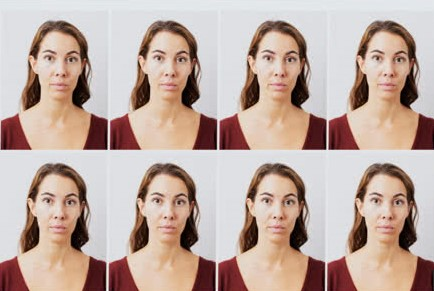
#> input picture facial recignaition/Photos/Photo2.jpg, 434 x 291 px, found by its file name
$ python FR.py
#> lines starting #> are read from the running program, lines starting #| are printed output that depends on the picture
import numpy as np
import sys
import cv2

#def faceDetection(test_img):
faceCascade=cv2.CascadeClassifier('haarcascade_frontalface_default.xml')

img = cv2.imread('E:\Collage\2019-2020\Semestor 2\Final Year Project\facial recignaition\tt\Photo2.jpg', 1)
#> img is the input picture: shape (291, 434, 3); mean B, G, R 160.2, 169.2, 190.5
resize_img = cv2.resize(img, (1100, 720))
cv2.imshow('Photo3', resize_img)

gray = cv2.cvtColor(resize_img, cv2.COLOR_BGR2GRAY)
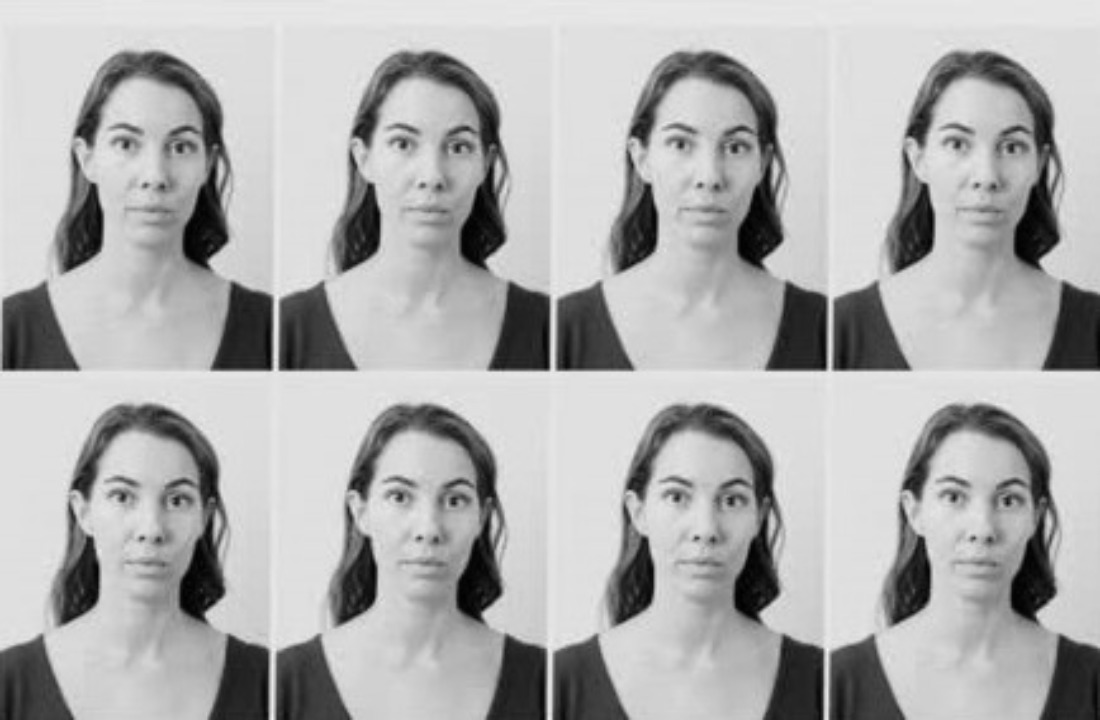
#> gray: shape (720, 1100); min 0, max 249, mean 174.4

faces = faceCascade.detectMultiScale(
        gray,scaleFactor=1.35,minNeighbors=5,minSize=(30,30))
#> faces = [[357, 85, 148, 148], [634, 84, 151, 151], [911, 86, 149, 149], [78, 84, 152, 152], [75, 438, 150, 150], [351, 436, 152, 152], [630, 437, 152, 152], [907, 438, 150, 150]]
#return faces, gray_img

for(x,y,w,h) in faces:
    windowName=None
    cv2.rectangle(resize_img,(x,y),(x+w,y+h),(255,0,0),2)
    cv2.imshow("Face Detected Photo",resize_img)
    cv2.waitKey(0)
#> this loop made 8 passes
#> pass 1, `cv2.imshow("Face Detected Photo",resize_img)`:
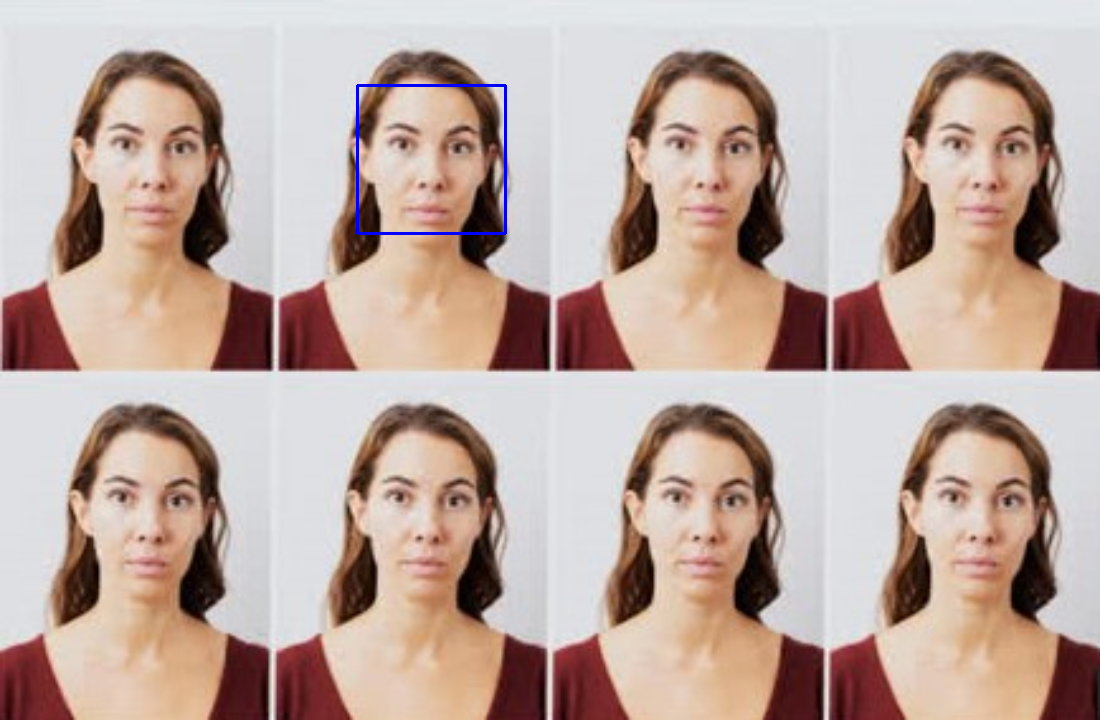
#> window 'Face Detected Photo': shape (720, 1100, 3); mean B, G, R 160.4, 168.8, 190
#> pass 2, `cv2.imshow("Face Detected Photo",resize_img)`:
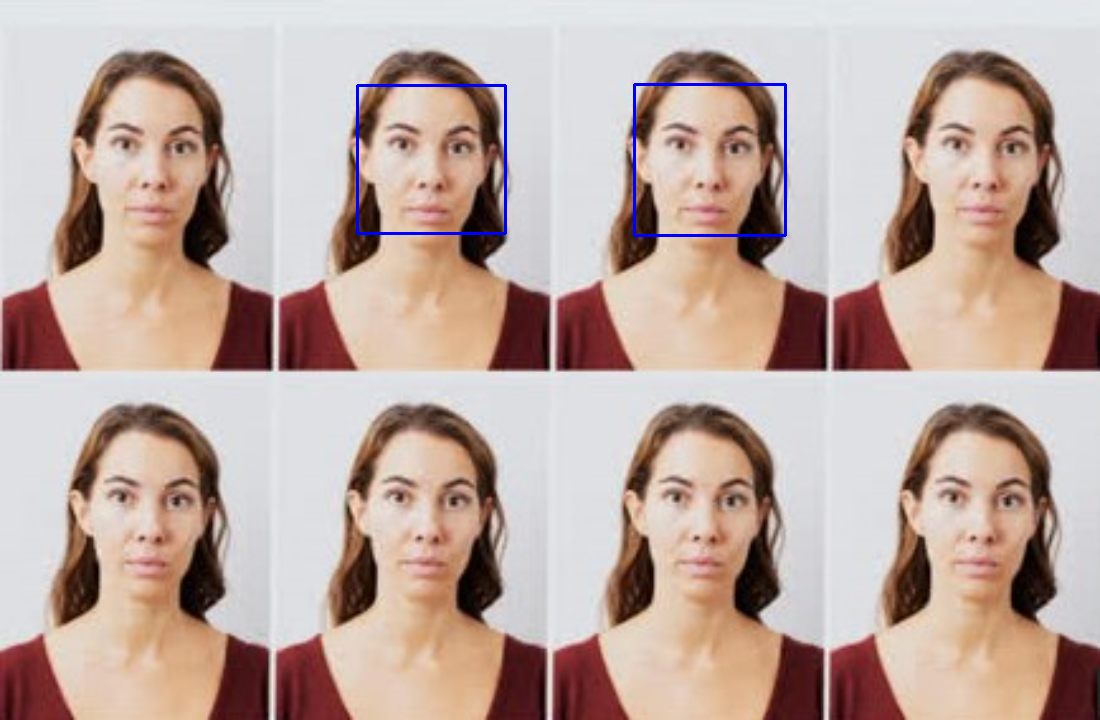
#> window 'Face Detected Photo': shape (720, 1100, 3); mean B, G, R 160.7, 168.4, 189.6
#> after the loop:
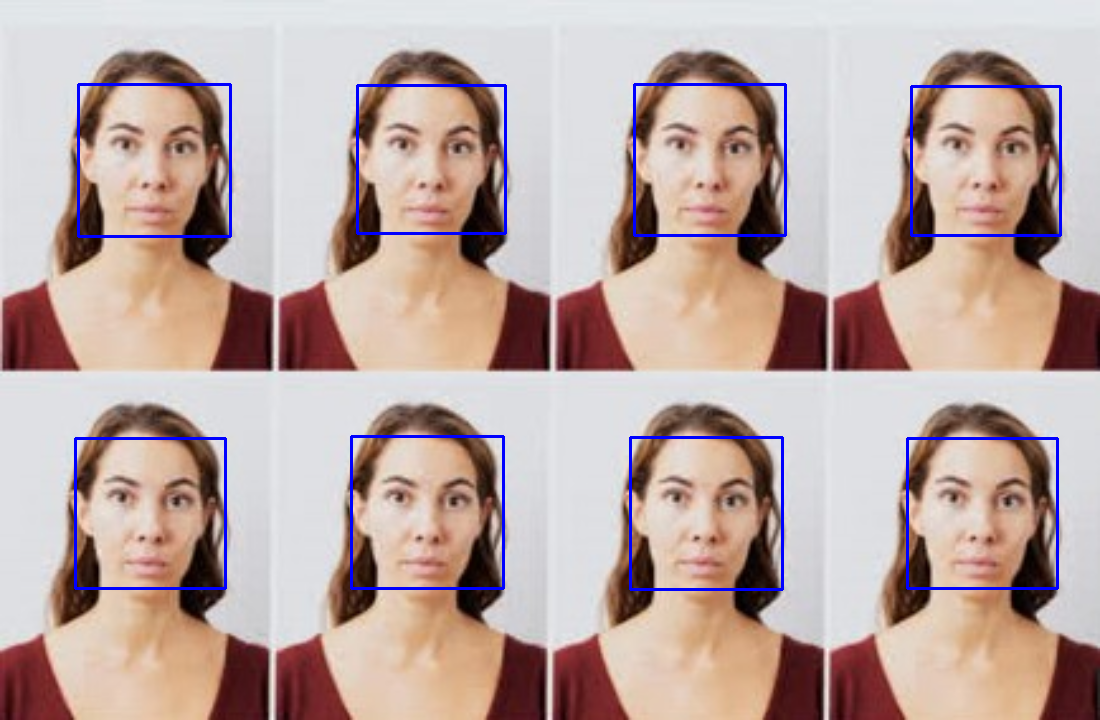
#> resize_img: shape (720, 1100, 3); mean B, G, R 162.4, 166.5, 187.4
   #return faces,gray_img

cv2.destroyAllWindows()

$ run again, with facial recignaition/Photos/Photo1.jpg copied over facial recignaition/Photos/Photo2.jpg
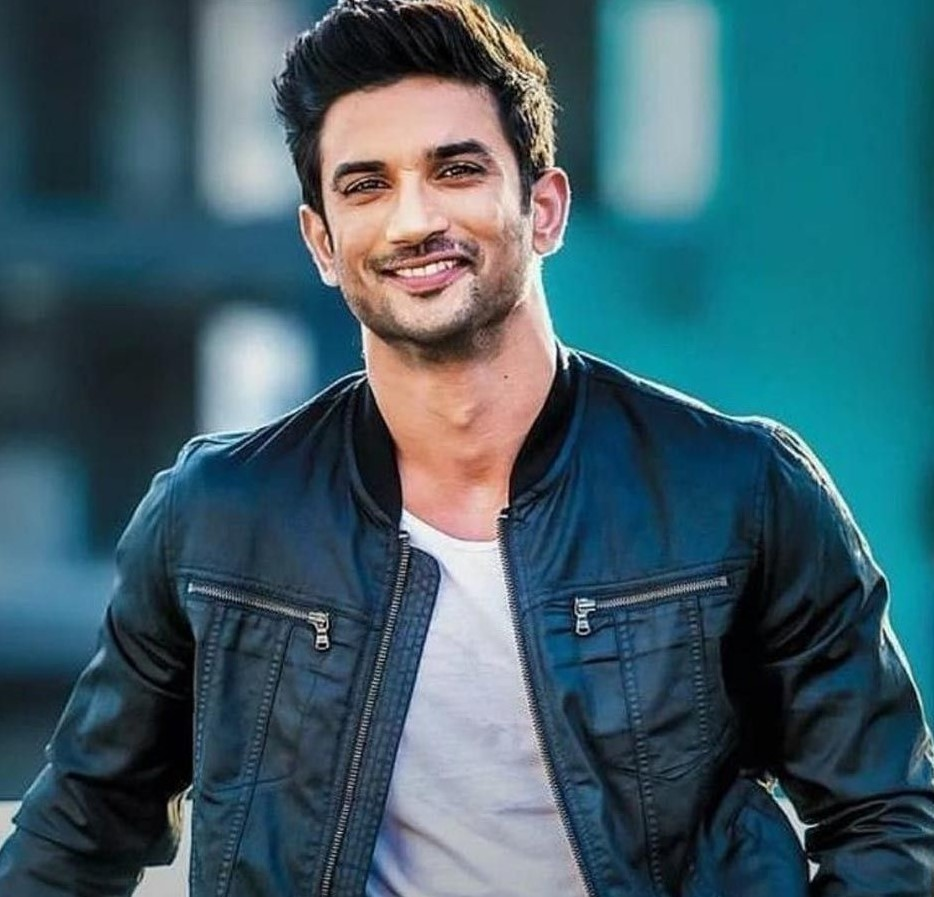
#> input picture facial recignaition/Photos/Photo1.jpg, 934 x 897 px, found by its file name
#> img is the input picture: shape (897, 934, 3); mean B, G, R 104.8, 93.6, 62
#> `gray = cv2.cvtColor(resize_img, cv2.COLOR_BGR2GRAY)`:
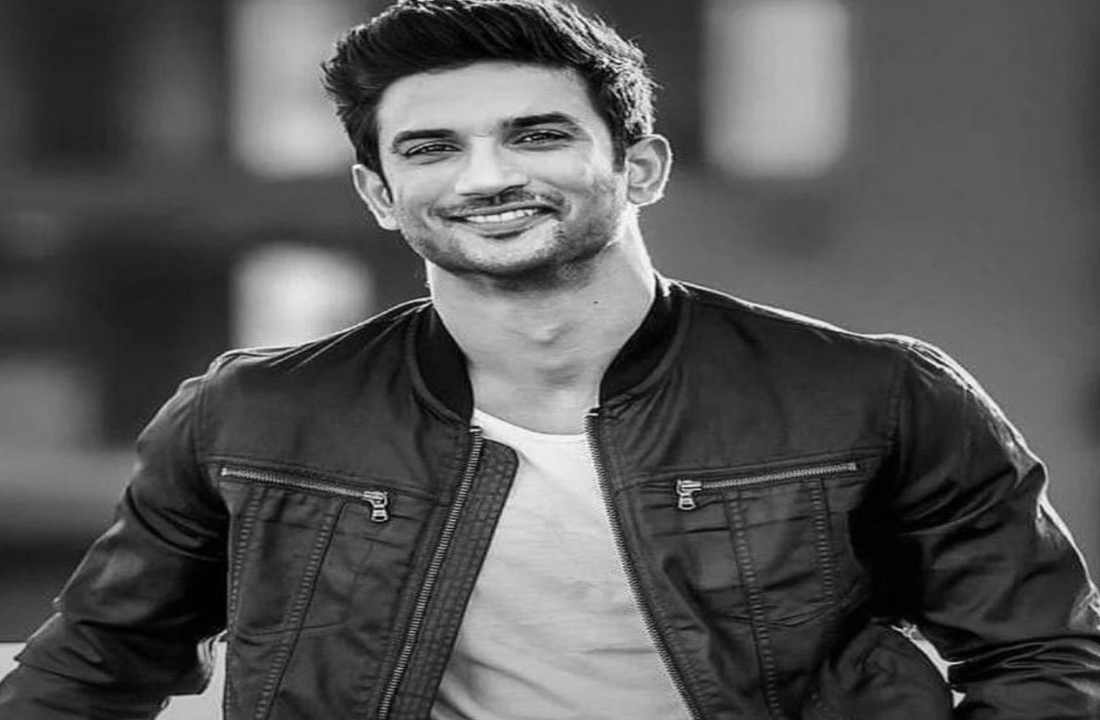
#> gray: shape (720, 1100); min 0, max 252, mean 85.4
#> faces = [[410, 60, 208, 208]]
#> the loop `for(x,y,w,h) in faces:` made 1 pass
#> pass 1, `cv2.imshow("Face Detected Photo",resize_img)`:
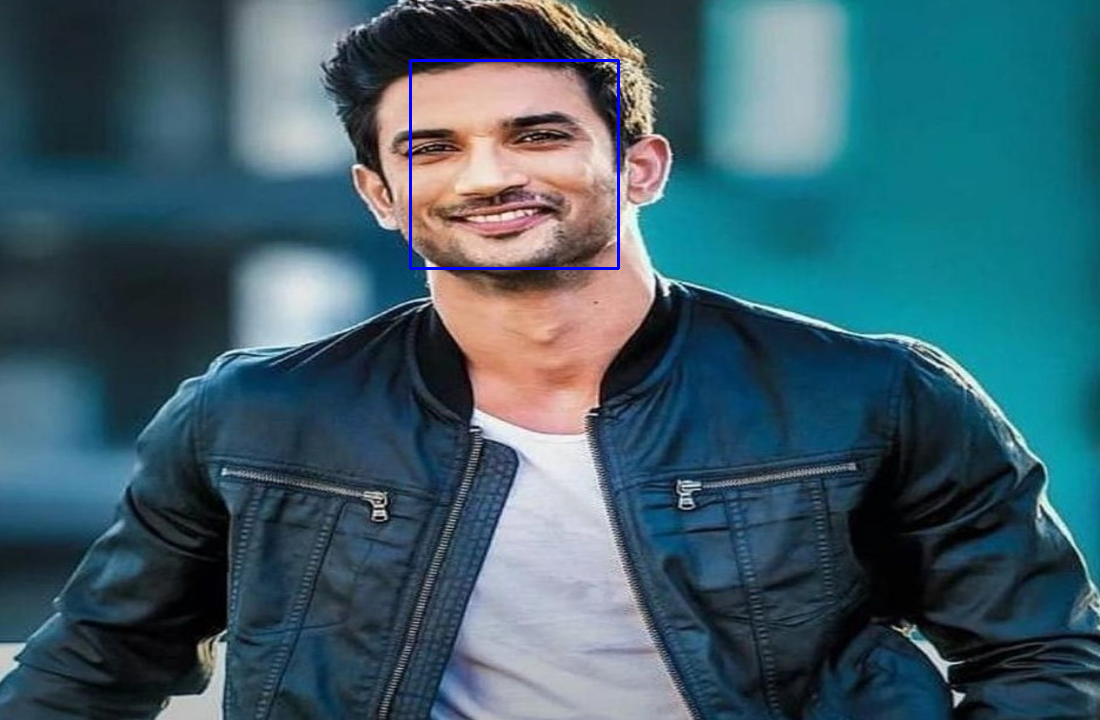
#> window 'Face Detected Photo': shape (720, 1100, 3); mean B, G, R 105.2, 93.2, 61.6

$ run again, with facial recignaition/Photos/Photo4.jpg copied over facial recignaition/Photos/Photo2.jpg
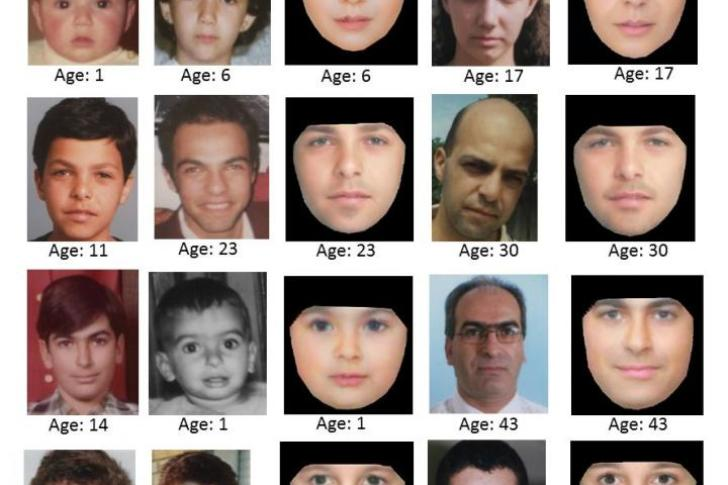
#> input picture facial recignaition/Photos/Photo4.jpg, 728 x 485 px, found by its file name
#> img is the input picture: shape (485, 728, 3); mean B, G, R 137.3, 142.9, 157.1
#> `gray = cv2.cvtColor(resize_img, cv2.COLOR_BGR2GRAY)`:
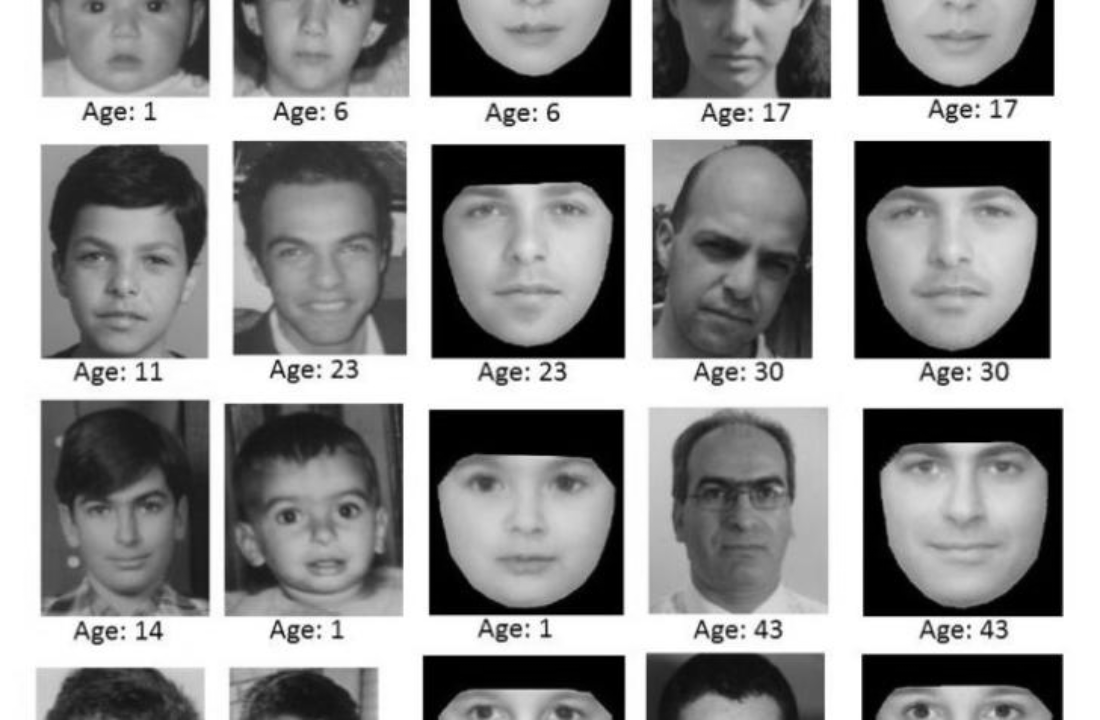
#> gray: shape (720, 1100); min 0, max 255, mean 146.4
#> faces = [[264, 206, 124, 124], [675, 441, 134, 134], [56, 202, 142, 142], [669, 200, 151, 151], [249, 454, 148, 148], [432, 142, 196, 196], [859, 142, 196, 196], [870, 396, 196, 196], [429, 409, 196, 196]]
#> the loop `for(x,y,w,h) in faces:` made 9 passes
#> after the loop `for(x,y,w,h) in faces:`:
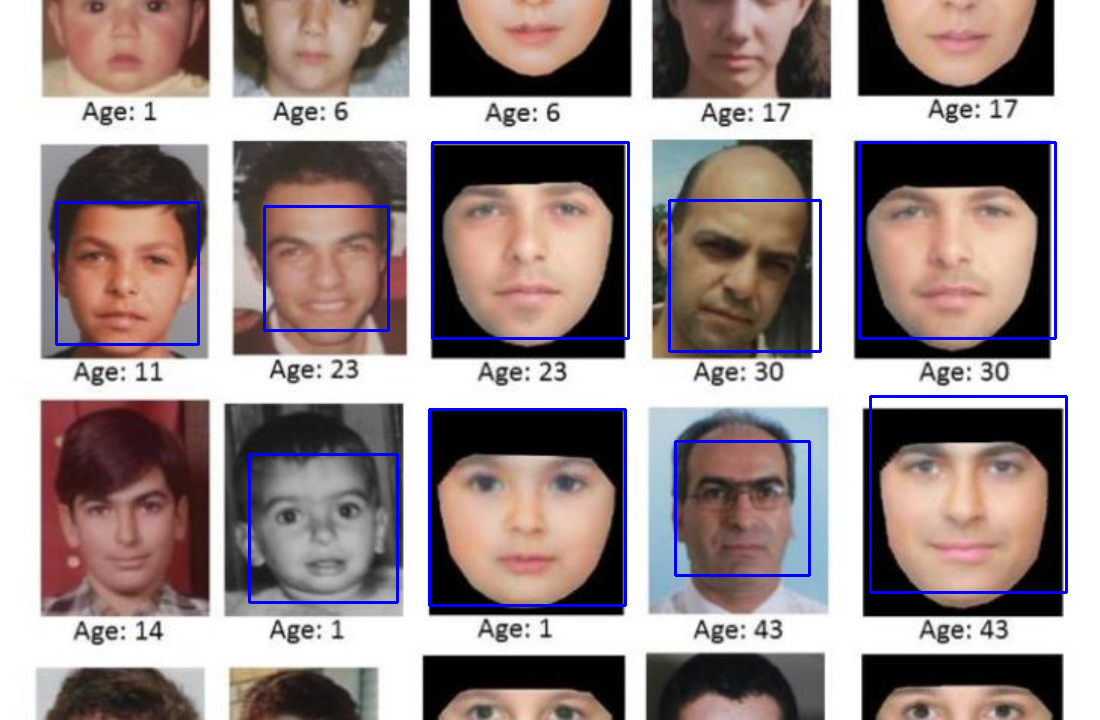
#> resize_img: shape (720, 1100, 3); mean B, G, R 140.3, 140.1, 154.2

$ run again, with facial recignaition/Photos/Photo5.JPG copied over facial recignaition/Photos/Photo2.jpg
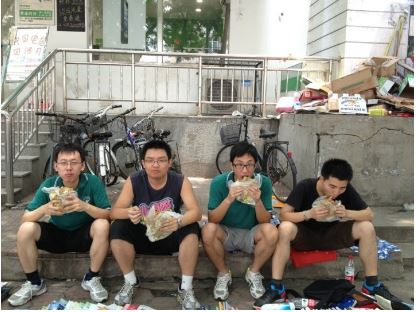
#> input picture facial recignaition/Photos/Photo5.JPG, 416 x 312 px, found by its file name
#> img is the input picture: shape (312, 416, 3); mean B, G, R 120.3, 129.8, 134.4
#> `gray = cv2.cvtColor(resize_img, cv2.COLOR_BGR2GRAY)`:
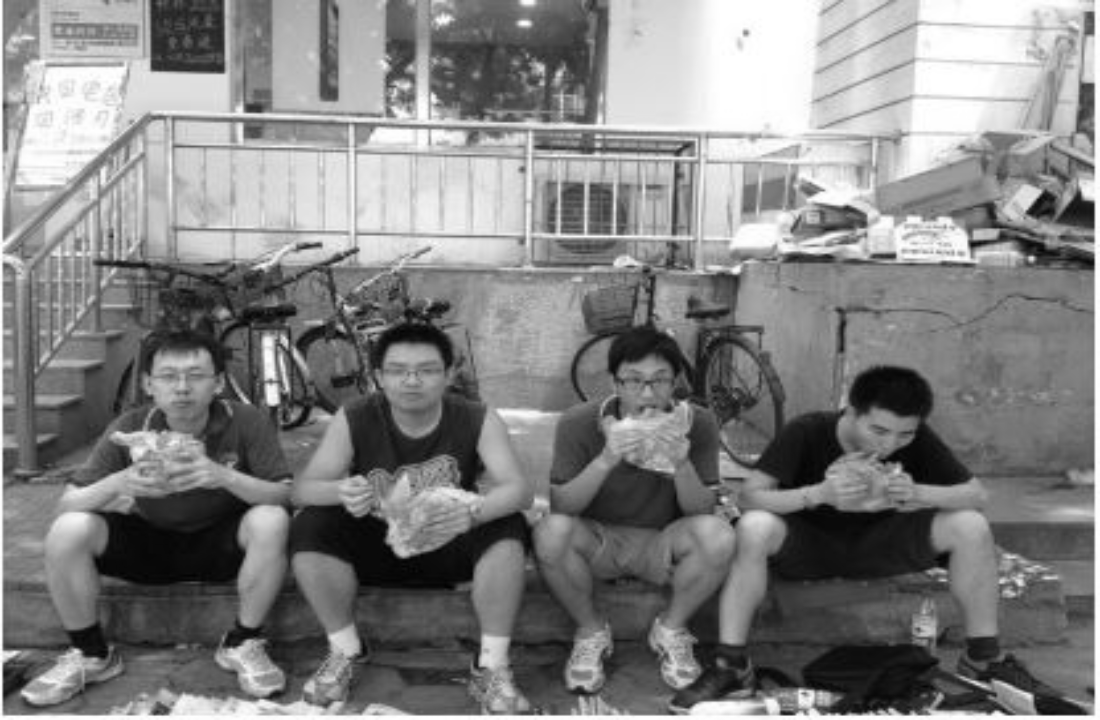
#> gray: shape (720, 1100); min 2, max 255, mean 130
#> faces = [[375, 343, 74, 74], [147, 349, 72, 72]]
#> the loop `for(x,y,w,h) in faces:` made 2 passes
#> pass 2, `cv2.imshow("Face Detected Photo",resize_img)`:
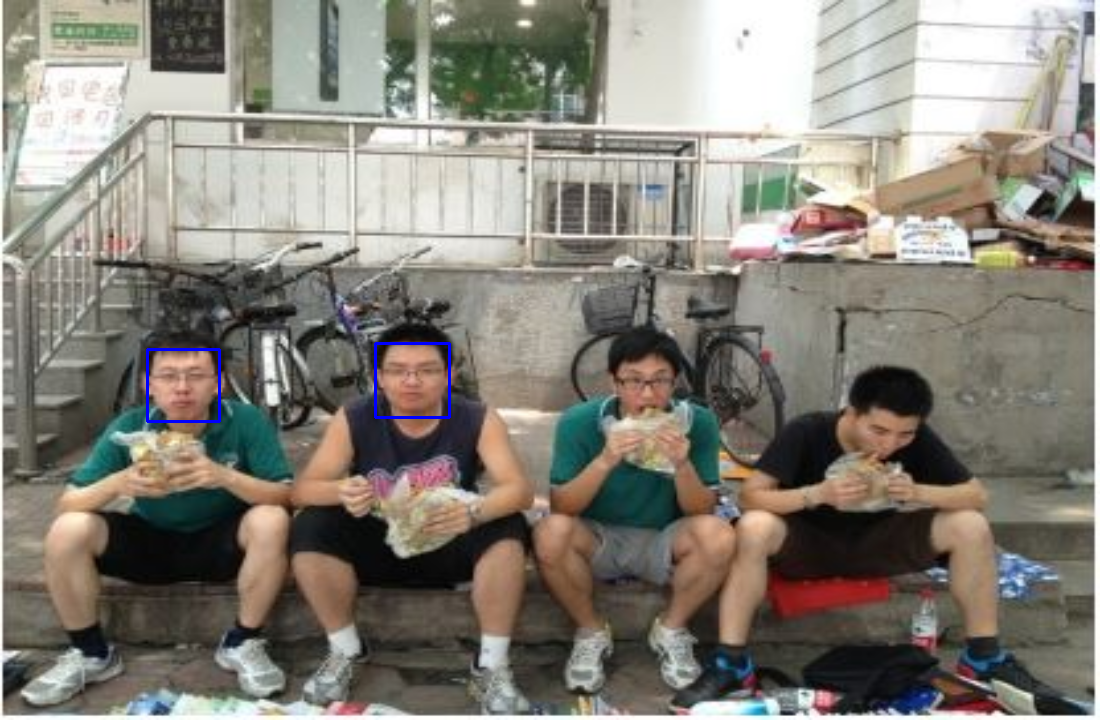
#> window 'Face Detected Photo': shape (720, 1100, 3); mean B, G, R 120.6, 129.5, 134.1
